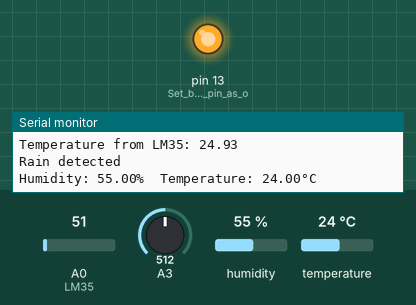
Bench run of a sketch on a simulated Arduino Uno, built with avr-gcc and run on an emulated ATmega328P. On the bench: output pins drawn as LEDs (lit = HIGH), the last lines printed to the serial monitor. The inputs (shaded band) are chosen by the test bench; at power-on: A3 = 512, A0 (LM35) = 51, humidity 55 %, temperature 24 °C.

Above: at 2.8 s.
2.9 s: A3 set to 992
5.6 s: A3 set to 1017
At 6.7 s:
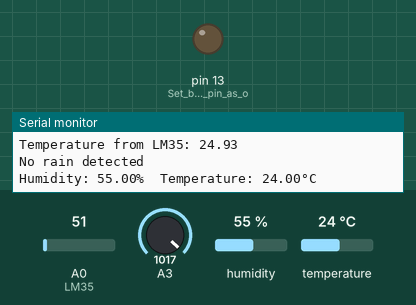
8.3 s: A3 set to 990
At 11.3 s:
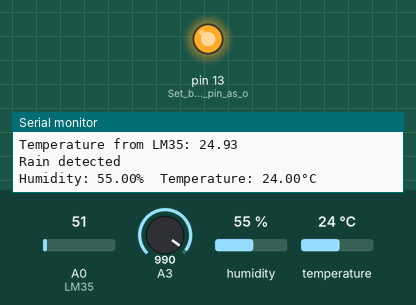
11.6 s: A3 set to 1010
At 12.8 s:
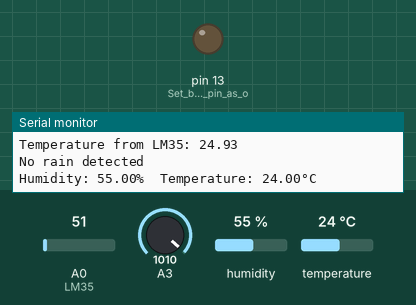
14.3 s: A0 (LM35) set to 23
20.3 s: A0 (LM35) set to 19
Timing chart, 0 to 23.3 s (numbered marks = the images above; inputs shaded):
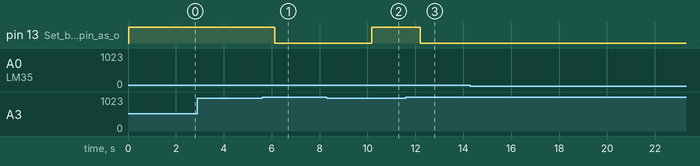

Measured:
- the behaviour switches between 999 and 1000 on A3 (found by bisection; images 0 and 1)
- after the input at 5.6 s, pin 13 (Set_built-in_LED_pin_as_o): HIGH → LOW after 0.52 s
- after the input at 8.3 s, pin 13 (Set_built-in_LED_pin_as_o): LOW → HIGH after 1.9 s
- after the input at 11.6 s, pin 13 (Set_built-in_LED_pin_as_o): HIGH → LOW after 0.59 s

The sketch:

combine.ino
```cpp
#include <DHT.h>

#define DHTPIN 2     // Digital pin connected to the DHT sensor
#define DHTTYPE DHT11   // DHT 11

#define LM35 A0 // Analog pin connected to LM35 temperature sensor

DHT dht(DHTPIN, DHTTYPE);

void setup() {
  pinMode(LM35, INPUT); // Set LM35 pin as input
  pinMode(LED_BUILTIN, OUTPUT); // Set built-in LED pin as output
  Serial.begin(9600);
  Serial.println(F("Combined Code Test!"));
  dht.begin();
}

void loop() {
  // Read temperature from LM35 sensor
  float lmvalue = analogRead(LM35);
  float tempr = (lmvalue * 500) / 1023;
  Serial.print("Temperature from LM35: ");
  Serial.println(tempr); //Temperature in Celcius

  // Read temperature and humidity from DHT sensor
  float h = dht.readHumidity();
  float t = dht.readTemperature();

  if (isnan(h) || isnan(t)) {
    Serial.println(F("Failed to read from DHT sensor!"));
    return;
  }

  // Check if it's raining heavily
  int rainValue = analogRead(A3);
  if (rainValue < 1000) { // You may need to adjust this threshold based on your sensor
    digitalWrite(LED_BUILTIN, HIGH); // Turn on built-in LED
    Serial.println("Rain detected");
  } else {
    digitalWrite(LED_BUILTIN, LOW); // Turn off built-in LED
    Serial.println("No rain detected");
  }

  // Print temperature and humidity from DHT sensor
  Serial.print(F("Humidity: "));
  Serial.print(h);
  Serial.print(F("%  Temperature: "));
  Serial.print(t);
  Serial.println(F("°C"));

  delay(2000); // Wait before next reading
}
```
